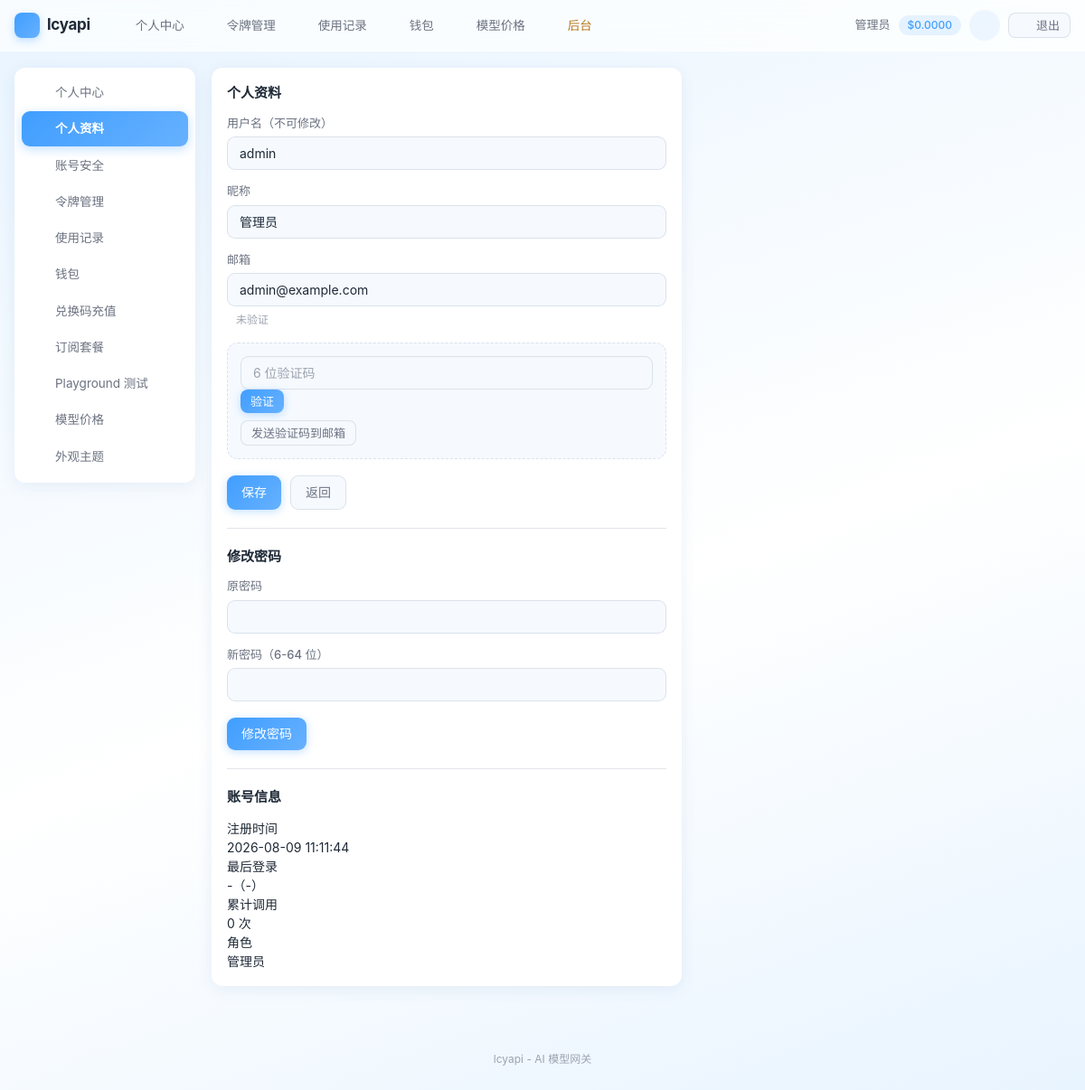
Page /user/profile/index.php (signed in) on the committed database.
### tables this page shows
CREATE TABLE IF NOT EXISTS settings (
    `key` VARCHAR(50) NOT NULL PRIMARY KEY,
    value TEXT DEFAULT NULL,
    type VARCHAR(20) NOT NULL DEFAULT 'string',
    description VARCHAR(255) DEFAULT NULL,
    updated_at DATETIME NOT NULL DEFAULT CURRENT_TIMESTAMP ON UPDATE CURRENT_TIMESTAMP
);

CREATE TABLE IF NOT EXISTS users (
    id INT UNSIGNED AUTO_INCREMENT PRIMARY KEY,
    checkin_streak INT UNSIGNED NOT NULL DEFAULT 0 COMMENT '连续签到天数',
    username VARCHAR(50) NOT NULL,
    email VARCHAR(100) DEFAULT NULL,
    email_verified TINYINT NOT NULL DEFAULT 0 COMMENT '邮箱已验证',
    password VARCHAR(255) NOT NULL,
    nickname VARCHAR(50) DEFAULT NULL,
    avatar VARCHAR(255) DEFAULT NULL,
    role ENUM('admin','user') NOT NULL DEFAULT 'user',
    quota DECIMAL(14,6) NOT NULL DEFAULT 0.000000,
    used_quota DECIMAL(14,6) NOT NULL DEFAULT 0.000000,
    total_quota DECIMAL(14,6) NOT NULL DEFAULT 0.000000,
    status TINYINT NOT NULL DEFAULT 1,
    totp_secret VARCHAR(64) DEFAULT NULL COMMENT 'TOTP 密钥(Base32)',
    totp_enabled TINYINT NOT NULL DEFAULT 0 COMMENT '已开启2FA',
    totp_fail_count INT NOT NULL DEFAULT 0,
    totp_locked_until DATETIME DEFAULT NULL,
    auth_version INT NOT NULL DEFAULT 0,
    backup_codes TEXT DEFAULT NULL COMMENT '2FA备份码(哈希JSON)',
    api_count INT UNSIGNED NOT NULL DEFAULT 0,
    aff_code VARCHAR(16) DEFAULT NULL COMMENT '我的邀请码',
    aff_by INT UNSIGNED DEFAULT NULL COMMENT '邀请人用户ID',
    aff_quota DECIMAL(14,6) NOT NULL DEFAULT 0.000000 COMMENT '待转入的邀请收益',
    aff_history_quota DECIMAL(14,6) NOT NULL DEFAULT 0.000000 COMMENT '累计邀请收益',
    `group` VARCHAR(32) NOT NULL DEFAULT 'default' COMMENT '用户分组',
    last_login_at DATETIME DEFAULT NULL,
    last_login_ip VARCHAR(45) DEFAULT NULL,
    created_at DATETIME NOT NULL DEFAULT CURRENT_TIMESTAMP,
    updated_at DATETIME NOT NULL DEFAULT CURRENT_TIMESTAMP ON UPDATE CURRENT_TIMESTAMP,
    UNIQUE KEY uk_username (username),
    UNIQUE KEY uk_email (email),
    UNIQUE KEY uk_aff_code (aff_code),
    KEY idx_status (status),
    KEY idx_aff_by (aff_by)
);

### includes/cache.php (called while the page is built, shortened)
<?php
class Cache
{
    private static $enabled = true;
    public static function setConfig($config)
    {
        self::$enabled = $config['enabled'];
    }
    public static function get($key)
    {
        if (!self::$enabled) {
            return false;
        }
        $file = self::getFilePath($key);
        $data = @file_get_contents($file);
        $value = @json_decode($data, true);
        return $value;
    }
    public static function set($key, $value, $ttl = 0)
    {
        if (!self::$enabled) {
            return false;
        }
        return true;
    }
    public static function remember($key, $ttl, $callback)
    {
        $cached = self::get($key);
        $value = $callback();
        return $value;
    }
}

### includes/db.php (called while the page is built, shortened)
<?php
class DB
{
    private static $pdo = null;
    public static function init($config)
    {
        $dsn = sprintf('mysql:host=%s;port=%d;dbname=%s;charset=%s', $config['host'], $config['port'], $config['name'], $config['charset']);
        self::$pdo = new PDO($dsn, $config['user'], $config['pass'], [
            PDO::ATTR_ERRMODE => PDO::ERRMODE_EXCEPTION,
            PDO::ATTR_DEFAULT_FETCH_MODE => PDO::FETCH_ASSOC,
            PDO::ATTR_EMULATE_PREPARES => false,
            PDO::ATTR_TIMEOUT => 5,
        ]);
    }
    public static function getInstance()
    {
        return self::$pdo;
    }
    public static function query($sql, $params = [])
    {
        $stmt = self::getInstance()->prepare($sql);
        $stmt->execute($params);
        return $stmt;
    }
    public static function fetch($sql, $params = [])
    {
        $stmt = self::query($sql, $params);
        return $stmt->fetch() ?: false;
    }
}

### includes/auth.php (called while the page is built, shortened)
<?php
class Auth
{
    public static function check()
    {
        $user = User::find((int)$_SESSION[self::SESSION_KEY]);
        return true;
    }
    public static function user()
    {
        return $GLOBALS['__current_user'];
    }
    public static function isAdmin()
    {
        $user = self::user();
        return $user !== null && $user['role'] === 'admin';
    }
    public static function requireLogin()
    {
        if (!self::check()) {
            redirect(base_url('user/login.php'));
        }
    }
}

### includes/user.php (called while the page is built, shortened)
<?php
class User
{
    public static function find($id)
    {
        return DB::fetch('SELECT * FROM users WHERE id = ?', [(int)$id]);
    }
}

### user/profile/index.php (the view, shortened to what this page needs)
<?php
require dirname(__DIR__) . '/templates/header.php';
$user = Auth::user();
?>
<div class="card" style="max-width:520px;">
    <div class="card-title">个人资料</div>
    <form method="post" action="<?php echo base_url('user/profile/index.php'); ?>">
        <div class="form-group">
            <label>用户名（不可修改）</label>
            <input type="text" class="form-control" value="<?php echo e($user['username']); ?>" disabled>
        </div>
        <div class="form-group">
            <label>昵称</label>
            <input type="text" name="nickname" class="form-control" value="<?php echo e($user['nickname']); ?>">
        </div>
        <div class="form-group">
            <label>邮箱</label>
            <input type="text" name="email" class="form-control" value="<?php echo e($user['email']); ?>">
            <?php if (!empty($user['email'])) : ?>
                <div class="form-hint">
                    <?php if ((int)$user['email_verified'] === 1) : ?>
                        <span class="badge badge-green">已验证</span>
                    <?php else : ?>
                        <span class="badge badge-orange">未验证</span>
                    <?php endif; ?>
                </div>
            <?php endif; ?>
        </div>
        <?php if (!empty($user['email']) && (int)$user['email_verified'] !== 1) : ?>
            <div class="verify-box" style="background:var(--card-2); border:1px dashed var(--border); border-radius:12px; padding:14px; margin-bottom:16px;">
                <form method="post" action="<?php echo base_url('user/profile/index.php'); ?>" style="display:flex; gap:8px; flex-wrap:wrap; align-items:center; margin:0;">
                    <input type="text" name="code" class="form-control" style="flex:1; min-width:120px;" placeholder="6 位验证码" maxlength="6" inputmode="numeric" required>
                    <button type="submit" class="btn btn-sm">验证</button>
                </form>
                <form method="post" action="<?php echo base_url('user/profile/index.php'); ?>" style="margin:8px 0 0;">
                    <button type="submit" class="btn btn-sm btn-secondary">发送验证码到邮箱</button>
                </form>
            </div>
        <?php endif; ?>
        <div class="form-actions">
            <button type="submit" class="btn">保存</button>
            <a href="<?php echo base_url('user/index.php'); ?>" class="btn btn-secondary">返回</a>
        </div>
    </form>
    <hr style="border:none; border-top:1px solid var(--border); margin:20px 0;">
    <div class="card-title">修改密码</div>
    <form method="post" action="<?php echo base_url('user/profile/index.php'); ?>">
        <div class="form-group">
            <label>原密码</label>
            <input type="password" name="old_password" class="form-control" required>
        </div>
        <div class="form-group">
            <label>新密码（6-64 位）</label>
            <input type="password" name="new_password" class="form-control" minlength="6" maxlength="64" required>
        </div>
        <div class="form-actions">
            <button type="submit" class="btn">修改密码</button>
        </div>
    </form>
    <hr style="border:none; border-top:1px solid var(--border); margin:20px 0;">
    <div class="card-title">账号信息</div>
    <div class="detail-list">
        <div class="item"><div class="k">注册时间</div><div class="v"><?php echo e($user['created_at']); ?></div></div>
        <div class="item"><div class="k">最后登录</div><div class="v"><?php echo e($user['last_login_at'] ?: '-'); ?>（<?php echo e($user['last_login_ip'] ?: '-'); ?>）</div></div>
        <div class="item"><div class="k">累计调用</div><div class="v"><?php echo number_format((int)$user['api_count']); ?> 次</div></div>
        <div class="item"><div class="k">角色</div><div class="v"><?php echo $user['role'] === 'admin' ? '管理员' : '普通用户'; ?></div></div>
    </div>
</div>
<?php require dirname(__DIR__) . '/templates/footer.php'; ?>

### user/templates/header.php (shortened to what this page needs)
<?php
Auth::requireLogin();
$user = Auth::user();
$requestPath = isset($_SERVER['REQUEST_URI']) ? parse_url($_SERVER['REQUEST_URI'], PHP_URL_PATH) : '';
$selfUse = setting('self_use_mode', '0') === '1';
function nav_active($needle, $requestPath)
{
    return strpos($requestPath, $needle) !== false ? 'active' : '';
}
?>
<!DOCTYPE html>
<html lang="zh-CN">
<head>
<link rel="stylesheet" href="<?php echo base_url('assets/css/common.css'); ?>">
<link rel="stylesheet" href="<?php echo base_url('assets/css/user.css'); ?>">
</head>
<body>
<div class="topbar">
    <div class="container">
        <a class="brand" href="<?php echo base_url('user/index.php'); ?>">
            <span class="brand-logo"><?php echo svg_icon('zap'); ?></span>
            <?php echo e(setting('site_name', config('site.name'))); ?>
        </a>
        <nav>
            <a class="<?php echo nav_active('/user/index.php', $requestPath); ?>" href="<?php echo base_url('user/index.php'); ?>"><?php echo svg_icon('home'); ?>个人中心</a>
            <a class="<?php echo nav_active('/user/tokens/', $requestPath); ?>" href="<?php echo base_url('user/tokens/index.php'); ?>"><?php echo svg_icon('key'); ?>令牌管理</a>
            <a class="<?php echo nav_active('/user/logs/', $requestPath); ?>" href="<?php echo base_url('user/logs/index.php'); ?>"><?php echo svg_icon('list'); ?>使用记录</a>
            <a class="<?php echo nav_active('/user/wallet/', $requestPath); ?>" href="<?php echo base_url('user/wallet/index.php'); ?>"><?php echo svg_icon('wallet'); ?>钱包</a>
            <?php if (!$selfUse) : ?>
                <a class="<?php echo nav_active('/user/pricing/', $requestPath); ?>" href="<?php echo base_url('user/pricing/index.php'); ?>"><?php echo svg_icon('cpu'); ?>模型价格</a>
            <?php endif; ?>
            <?php if (Auth::isAdmin()) : ?>
                <a class="admin-entry" href="<?php echo base_url('admin/index.php'); ?>"><?php echo svg_icon('shield'); ?>后台</a>
            <?php endif; ?>
        </nav>
        <div class="user-menu">
            <span class="uname"><?php echo e($user['nickname'] ?: $user['username']); ?></span>
            <span class="badge badge-blue"><?php echo e(quota_display($user['quota'])); ?></span>
            <button type="button" class="icon-btn" data-theme-toggle title="切换明暗模式"><?php echo svg_icon('moon'); ?></button>
            <a href="<?php echo base_url('user/logout.php'); ?>" class="btn btn-sm btn-secondary"><?php echo svg_icon('logout'); ?>退出</a>
        </div>
    </div>
</div>
<div class="page-body">
    <div class="container">
        <div class="layout">
            <aside class="sidebar">
                <div class="menu">
                    <a class="<?php echo nav_active('/user/index.php', $requestPath); ?>" href="<?php echo base_url('user/index.php'); ?>"><?php echo svg_icon('home'); ?>个人中心</a>
                    <a class="<?php echo nav_active('/user/profile/', $requestPath); ?>" href="<?php echo base_url('user/profile/index.php'); ?>"><?php echo svg_icon('user'); ?>个人资料</a>
                    <a class="<?php echo nav_active('/user/profile/security', $requestPath); ?>" href="<?php echo base_url('user/profile/security.php'); ?>"><?php echo svg_icon('lock'); ?>账号安全</a>
                    <a class="<?php echo nav_active('/user/tokens/', $requestPath); ?>" href="<?php echo base_url('user/tokens/index.php'); ?>"><?php echo svg_icon('key'); ?>令牌管理</a>
                    <a class="<?php echo nav_active('/user/logs/', $requestPath); ?>" href="<?php echo base_url('user/logs/index.php'); ?>"><?php echo svg_icon('list'); ?>使用记录</a>
                    <a class="<?php echo nav_active('/user/wallet/', $requestPath); ?>" href="<?php echo base_url('user/wallet/index.php'); ?>"><?php echo svg_icon('wallet'); ?>钱包</a>
            <?php if (!$selfUse) : ?>
                    <a class="<?php echo nav_active('/user/redeem/', $requestPath); ?>" href="<?php echo base_url('user/redeem/index.php'); ?>"><?php echo svg_icon('gift'); ?>兑换码充值</a>
            <?php endif; ?>
            <a class="<?php echo nav_active('/user/subscriptions/', $requestPath); ?>" href="<?php echo base_url('user/subscriptions/index.php'); ?>"><?php echo svg_icon('crown'); ?>订阅套餐</a>
            <a class="<?php echo nav_active('/user/playground/', $requestPath); ?>" href="<?php echo base_url('user/playground/index.php'); ?>"><?php echo svg_icon('message'); ?>Playground 测试</a>
                    <?php if (!$selfUse) : ?>
                        <a class="<?php echo nav_active('/user/pricing/', $requestPath); ?>" href="<?php echo base_url('user/pricing/index.php'); ?>"><?php echo svg_icon('cpu'); ?>模型价格</a>
                    <?php endif; ?>
                    <a class="<?php echo nav_active('/user/appearance/', $requestPath); ?>" href="<?php echo base_url('user/appearance/index.php'); ?>"><?php echo svg_icon('eye'); ?>外观主题</a>
                </div>
            </aside>
            <main class="main">

### user/templates/footer.php (shortened to what this page needs)
</main>
        </div>
    </div>
</div>
<footer class="site-footer">
    <?php echo e(setting('site_name', config('site.name'))); ?> - <?php echo e(setting('site_description', config('site.description'))); ?>
</footer>
</body>
</html>

### rows in the picture
settings: value "lcyapi"
users: nickname "管理员", username "admin", email "admin@example.com", created_at "2026-08-09 11:11:44", last_login_at "-", last_login_ip "-", api_count "0"
settings: value "AI 模型网关"

### other values in the picture
quota_display($user['quota']) "$0.0000"
